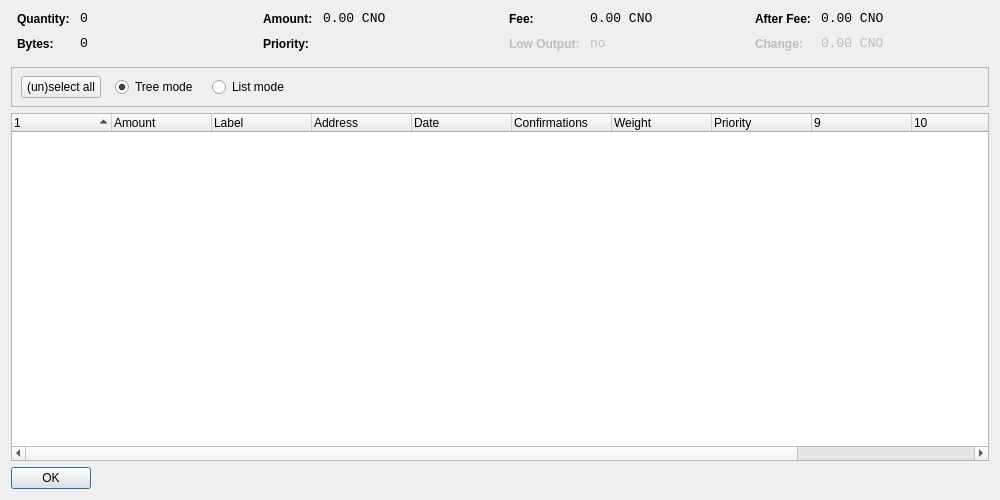
<?xml version="1.0" encoding="UTF-8"?>
<ui version="4.0">
 <class>CoinControlDialog</class>
 <widget class="QWidget" name="CoinControlDialog">
  <property name="geometry">
   <rect>
    <x>0</x>
    <y>0</y>
    <width>1000</width>
    <height>500</height>
   </rect>
  </property>
  <property name="windowTitle">
   <string>Coin Control</string>
  </property>
  <layout class="QVBoxLayout" name="verticalLayout">
   <item>
    <layout class="QHBoxLayout" name="horizontalLayoutTop" stretch="0,0,0,0">
     <property name="topMargin">
      <number>0</number>
     </property>
     <property name="bottomMargin">
      <number>10</number>
     </property>
     <item>
      <layout class="QFormLayout" name="formLayoutCoinControl1">
       <property name="horizontalSpacing">
        <number>10</number>
       </property>
       <property name="verticalSpacing">
        <number>10</number>
       </property>
       <property name="leftMargin">
        <number>6</number>
       </property>
       <property name="rightMargin">
        <number>6</number>
       </property>
       <item row="0" column="0">
        <widget class="QLabel" name="labelCoinControlQuantityText">
         <property name="styleSheet">
          <string notr="true">font-weight:bold;</string>
         </property>
         <property name="text">
          <string>Quantity:</string>
         </property>
        </widget>
       </item>
       <item row="0" column="1">
        <widget class="QLabel" name="labelCoinControlQuantity">
         <property name="font">
          <font>
           <family>Monospace</family>
           <pointsize>10</pointsize>
          </font>
         </property>
         <property name="cursor">
          <cursorShape>IBeamCursor</cursorShape>
         </property>
         <property name="contextMenuPolicy">
          <enum>Qt::ActionsContextMenu</enum>
         </property>
         <property name="text">
          <string notr="true">0</string>
         </property>
         <property name="textInteractionFlags">
          <set>Qt::LinksAccessibleByMouse|Qt::TextSelectableByKeyboard|Qt::TextSelectableByMouse</set>
         </property>
        </widget>
       </item>
       <item row="1" column="0">
        <widget class="QLabel" name="labelCoinControlBytesText">
         <property name="styleSheet">
          <string notr="true">font-weight:bold;</string>
         </property>
         <property name="text">
          <string>Bytes:</string>
         </property>
        </widget>
       </item>
       <item row="1" column="1">
        <widget class="QLabel" name="labelCoinControlBytes">
         <property name="font">
          <font>
           <family>Monospace</family>
           <pointsize>10</pointsize>
          </font>
         </property>
         <property name="cursor">
          <cursorShape>IBeamCursor</cursorShape>
         </property>
         <property name="contextMenuPolicy">
          <enum>Qt::ActionsContextMenu</enum>
         </property>
         <property name="text">
          <string notr="true">0</string>
         </property>
         <property name="textInteractionFlags">
          <set>Qt::LinksAccessibleByMouse|Qt::TextSelectableByKeyboard|Qt::TextSelectableByMouse</set>
         </property>
        </widget>
       </item>
      </layout>
     </item>
     <item>
      <layout class="QFormLayout" name="formLayoutCoinControl2">
       <property name="horizontalSpacing">
        <number>10</number>
       </property>
       <property name="verticalSpacing">
        <number>10</number>
       </property>
       <property name="leftMargin">
        <number>6</number>
       </property>
       <property name="rightMargin">
        <number>6</number>
       </property>
       <item row="0" column="0">
        <widget class="QLabel" name="labelCoinControlAmountText">
         <property name="styleSheet">
          <string notr="true">font-weight:bold;</string>
         </property>
         <property name="text">
          <string>Amount:</string>
         </property>
        </widget>
       </item>
       <item row="0" column="1">
        <widget class="QLabel" name="labelCoinControlAmount">
         <property name="font">
          <font>
           <family>Monospace</family>
           <pointsize>10</pointsize>
          </font>
         </property>
         <property name="cursor">
          <cursorShape>IBeamCursor</cursorShape>
         </property>
         <property name="contextMenuPolicy">
          <enum>Qt::ActionsContextMenu</enum>
         </property>
         <property name="text">
          <string notr="true">0.00 CNO</string>
         </property>
         <property name="textInteractionFlags">
          <set>Qt::LinksAccessibleByMouse|Qt::TextSelectableByKeyboard|Qt::TextSelectableByMouse</set>
         </property>
        </widget>
       </item>
       <item row="1" column="0">
        <widget class="QLabel" name="labelCoinControlPriorityText">
         <property name="styleSheet">
          <string notr="true">font-weight:bold;</string>
         </property>
         <property name="text">
          <string>Priority:</string>
         </property>
        </widget>
       </item>
       <item row="1" column="1">
        <widget class="QLabel" name="labelCoinControlPriority">
         <property name="font">
          <font>
           <family>Monospace</family>
           <pointsize>10</pointsize>
          </font>
         </property>
         <property name="cursor">
          <cursorShape>IBeamCursor</cursorShape>
         </property>
         <property name="contextMenuPolicy">
          <enum>Qt::ActionsContextMenu</enum>
         </property>
         <property name="text">
          <string/>
         </property>
         <property name="textInteractionFlags">
          <set>Qt::LinksAccessibleByMouse|Qt::TextSelectableByKeyboard|Qt::TextSelectableByMouse</set>
         </property>
        </widget>
       </item>
      </layout>
     </item>
     <item>
      <layout class="QFormLayout" name="formLayoutCoinControl3">
       <property name="horizontalSpacing">
        <number>10</number>
       </property>
       <property name="verticalSpacing">
        <number>10</number>
       </property>
       <property name="leftMargin">
        <number>6</number>
       </property>
       <property name="rightMargin">
        <number>6</number>
       </property>
       <item row="0" column="0">
        <widget class="QLabel" name="labelCoinControlFeeText">
         <property name="styleSheet">
          <string notr="true">font-weight:bold;</string>
         </property>
         <property name="text">
          <string>Fee:</string>
         </property>
        </widget>
       </item>
       <item row="0" column="1">
        <widget class="QLabel" name="labelCoinControlFee">
         <property name="font">
          <font>
           <family>Monospace</family>
           <pointsize>10</pointsize>
          </font>
         </property>
         <property name="cursor">
          <cursorShape>IBeamCursor</cursorShape>
         </property>
         <property name="contextMenuPolicy">
          <enum>Qt::ActionsContextMenu</enum>
         </property>
         <property name="text">
          <string notr="true">0.00 CNO</string>
         </property>
         <property name="textInteractionFlags">
          <set>Qt::LinksAccessibleByMouse|Qt::TextSelectableByKeyboard|Qt::TextSelectableByMouse</set>
         </property>
        </widget>
       </item>
       <item row="1" column="0">
        <widget class="QLabel" name="labelCoinControlLowOutputText">
         <property name="enabled">
          <bool>false</bool>
         </property>
         <property name="styleSheet">
          <string notr="true">font-weight:bold;</string>
         </property>
         <property name="text">
          <string>Low Output:</string>
         </property>
        </widget>
       </item>
       <item row="1" column="1">
        <widget class="QLabel" name="labelCoinControlLowOutput">
         <property name="enabled">
          <bool>false</bool>
         </property>
         <property name="font">
          <font>
           <family>Monospace</family>
           <pointsize>10</pointsize>
          </font>
         </property>
         <property name="cursor">
          <cursorShape>IBeamCursor</cursorShape>
         </property>
         <property name="contextMenuPolicy">
          <enum>Qt::ActionsContextMenu</enum>
         </property>
         <property name="text">
          <string>no</string>
         </property>
         <property name="textInteractionFlags">
          <set>Qt::LinksAccessibleByMouse|Qt::TextSelectableByKeyboard|Qt::TextSelectableByMouse</set>
         </property>
        </widget>
       </item>
      </layout>
     </item>
     <item>
      <layout class="QFormLayout" name="formLayoutCoinControl4">
       <property name="horizontalSpacing">
        <number>10</number>
       </property>
       <property name="verticalSpacing">
        <number>10</number>
       </property>
       <property name="leftMargin">
        <number>6</number>
       </property>
       <property name="rightMargin">
        <number>6</number>
       </property>
       <item row="0" column="0">
        <widget class="QLabel" name="labelCoinControlAfterFeeText">
         <property name="styleSheet">
          <string notr="true">font-weight:bold;</string>
         </property>
         <property name="text">
          <string>After Fee:</string>
         </property>
        </widget>
       </item>
       <item row="0" column="1">
        <widget class="QLabel" name="labelCoinControlAfterFee">
         <property name="font">
          <font>
           <family>Monospace</family>
           <pointsize>10</pointsize>
          </font>
         </property>
         <property name="cursor">
          <cursorShape>IBeamCursor</cursorShape>
         </property>
         <property name="contextMenuPolicy">
          <enum>Qt::ActionsContextMenu</enum>
         </property>
         <property name="text">
          <string notr="true">0.00 CNO</string>
         </property>
         <property name="textInteractionFlags">
          <set>Qt::LinksAccessibleByMouse|Qt::TextSelectableByKeyboard|Qt::TextSelectableByMouse</set>
         </property>
        </widget>
       </item>
       <item row="1" column="0">
        <widget class="QLabel" name="labelCoinControlChangeText">
         <property name="enabled">
          <bool>false</bool>
         </property>
         <property name="styleSheet">
          <string notr="true">font-weight:bold;</string>
         </property>
         <property name="text">
          <string>Change:</string>
         </property>
        </widget>
       </item>
       <item row="1" column="1">
        <widget class="QLabel" name="labelCoinControlChange">
         <property name="enabled">
          <bool>false</bool>
         </property>
         <property name="font">
          <font>
           <family>Monospace</family>
           <pointsize>10</pointsize>
          </font>
         </property>
         <property name="cursor">
          <cursorShape>IBeamCursor</cursorShape>
         </property>
         <property name="contextMenuPolicy">
          <enum>Qt::ActionsContextMenu</enum>
         </property>
         <property name="text">
          <string notr="true">0.00 CNO</string>
         </property>
         <property name="textInteractionFlags">
          <set>Qt::LinksAccessibleByMouse|Qt::TextSelectableByKeyboard|Qt::TextSelectableByMouse</set>
         </property>
        </widget>
       </item>
      </layout>
     </item>
    </layout>
   </item>
   <item>
    <widget class="QFrame" name="frame">
     <property name="minimumSize">
      <size>
       <width>0</width>
       <height>40</height>
      </size>
     </property>
     <property name="frameShape">
      <enum>QFrame::StyledPanel</enum>
     </property>
     <property name="frameShadow">
      <enum>QFrame::Sunken</enum>
     </property>
     <widget class="QWidget" name="horizontalLayoutWidget">
      <property name="geometry">
       <rect>
        <x>10</x>
        <y>0</y>
        <width>781</width>
        <height>41</height>
       </rect>
      </property>
      <layout class="QHBoxLayout" name="horizontalLayoutPanel" stretch="0,0,0,0">
       <property name="spacing">
        <number>14</number>
       </property>
       <item>
        <widget class="QPushButton" name="pushButtonSelectAll">
         <property name="sizePolicy">
          <sizepolicy hsizetype="Maximum" vsizetype="Fixed">
           <horstretch>0</horstretch>
           <verstretch>0</verstretch>
          </sizepolicy>
         </property>
         <property name="text">
          <string>(un)select all</string>
         </property>
        </widget>
       </item>
       <item>
        <widget class="QRadioButton" name="radioTreeMode">
         <property name="sizePolicy">
          <sizepolicy hsizetype="Maximum" vsizetype="Fixed">
           <horstretch>0</horstretch>
           <verstretch>0</verstretch>
          </sizepolicy>
         </property>
         <property name="text">
          <string>Tree mode</string>
         </property>
         <property name="checked">
          <bool>true</bool>
         </property>
        </widget>
       </item>
       <item>
        <widget class="QRadioButton" name="radioListMode">
         <property name="sizePolicy">
          <sizepolicy hsizetype="Maximum" vsizetype="Fixed">
           <horstretch>0</horstretch>
           <verstretch>0</verstretch>
          </sizepolicy>
         </property>
         <property name="text">
          <string>List mode</string>
         </property>
        </widget>
       </item>
       <item>
        <spacer name="horizontalSpacer">
         <property name="orientation">
          <enum>Qt::Horizontal</enum>
         </property>
         <property name="sizeHint" stdset="0">
          <size>
           <width>40</width>
           <height>20</height>
          </size>
         </property>
        </spacer>
       </item>
      </layout>
     </widget>
    </widget>
   </item>
   <item>
    <widget class="CoinControlTreeWidget" name="treeWidget">
     <property name="contextMenuPolicy">
      <enum>Qt::CustomContextMenu</enum>
     </property>
     <property name="sortingEnabled">
      <bool>false</bool>
     </property>
     <property name="columnCount">
      <number>12</number>
     </property>
     <attribute name="headerShowSortIndicator" stdset="0">
      <bool>true</bool>
     </attribute>
     <attribute name="headerStretchLastSection">
      <bool>false</bool>
     </attribute>
     <column>
      <property name="text">
       <string/>
      </property>
     </column>
     <column>
      <property name="text">
       <string>Amount</string>
      </property>
     </column>
     <column>
      <property name="text">
       <string>Label</string>
      </property>
     </column>
     <column>
      <property name="text">
       <string>Address</string>
      </property>
     </column>
     <column>
      <property name="text">
       <string>Date</string>
      </property>
     </column>
     <column>
      <property name="text">
       <string>Confirmations</string>
      </property>
      <property name="toolTip">
       <string>Confirmed</string>
      </property>
     </column>
     <column>
      <property name="text">
       <string>Weight</string>
      </property>
     </column>
     <column>
      <property name="text">
       <string>Priority</string>
      </property>
     </column>
     <column>
      <property name="text">
       <string/>
      </property>
     </column>
     <column>
      <property name="text">
       <string/>
      </property>
     </column>
     <column>
      <property name="text">
       <string/>
      </property>
     </column>
     <column>
      <property name="text">
       <string/>
      </property>
     </column>
    </widget>
   </item>
   <item>
    <widget class="QDialogButtonBox" name="buttonBox">
     <property name="sizePolicy">
      <sizepolicy hsizetype="Maximum" vsizetype="Fixed">
       <horstretch>0</horstretch>
       <verstretch>0</verstretch>
      </sizepolicy>
     </property>
     <property name="orientation">
      <enum>Qt::Horizontal</enum>
     </property>
     <property name="standardButtons">
      <set>QDialogButtonBox::Ok</set>
     </property>
    </widget>
   </item>
  </layout>
 </widget>
 <customwidgets>
  <customwidget>
   <class>CoinControlTreeWidget</class>
   <extends>QTreeWidget</extends>
   <header>coincontroltreewidget.h</header>
  </customwidget>
 </customwidgets>
 <resources/>
 <connections/>
</ui>
